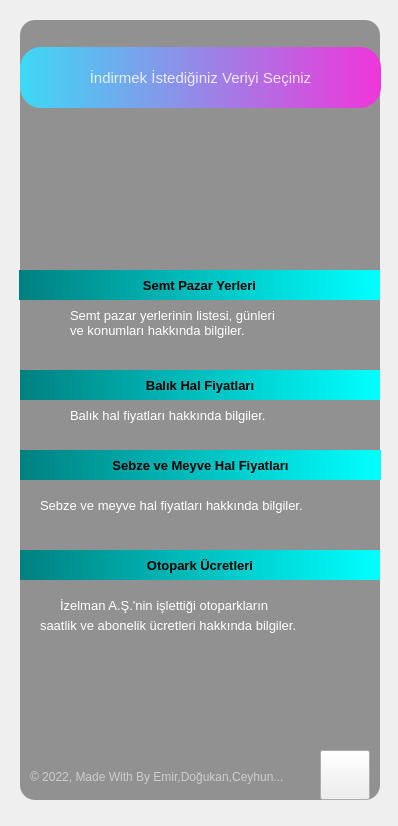
<?xml version="1.0" encoding="UTF-8"?>
<ui version="4.0">
 <class>Form</class>
 <widget class="QWidget" name="Form">
  <property name="geometry">
   <rect>
    <x>0</x>
    <y>0</y>
    <width>398</width>
    <height>826</height>
   </rect>
  </property>
  <property name="windowTitle">
   <string>Form</string>
  </property>
  <property name="styleSheet">
   <string notr="true"/>
  </property>
  <widget class="QLabel" name="label_2">
   <property name="geometry">
    <rect>
     <x>-20</x>
     <y>-10</y>
     <width>450</width>
     <height>867</height>
    </rect>
   </property>
   <property name="styleSheet">
    <string notr="true">border-radius:20px;
border-image: url(:/images/Images/background.png);</string>
   </property>
   <property name="text">
    <string/>
   </property>
  </widget>
  <widget class="QLabel" name="label_6">
   <property name="geometry">
    <rect>
     <x>20</x>
     <y>20</y>
     <width>360</width>
     <height>780</height>
    </rect>
   </property>
   <property name="maximumSize">
    <size>
     <width>1000</width>
     <height>1000</height>
    </size>
   </property>
   <property name="styleSheet">
    <string notr="true">background-color:rgba(0, 0, 0, 100);
border-radius:15px;</string>
   </property>
   <property name="text">
    <string/>
   </property>
  </widget>
  <widget class="QWidget" name="widget" native="true">
   <property name="geometry">
    <rect>
     <x>-20</x>
     <y>-30</y>
     <width>450</width>
     <height>900</height>
    </rect>
   </property>
   <property name="maximumSize">
    <size>
     <width>1000</width>
     <height>1000</height>
    </size>
   </property>
   <property name="styleSheet">
    <string notr="true">QPushButton#pushButton{	
	background-color: qlineargradient(spread:pad, x1:0, y1:0.505682, x2:1, y2:0.477, stop:0 rgba(20, 47, 78, 219), stop:1 rgba(85, 98, 112, 226));
	color:rgba(255, 255, 255, 210);
	border-radius:5px;
}
QPushButton#pushButton:hover{	
	background-color: qlineargradient(spread:pad, x1:0, y1:0.505682, x2:1, y2:0.477, stop:0 rgba(40, 67, 98, 219), stop:1 rgba(105, 118, 132, 226));
}
QPushButton#pushButton:pressed{	
	padding-left:5px;
	padding-top:5px;
	background-color:rgba(105, 118, 132, 200);
}

QPushButton#pushButton_2, #pushButton_3, #pushButton_4, #pushButton_5{	
	background-color: rgba(0, 0, 0, 0);
	color:rgba(85, 98, 112, 255);
}
QPushButton#pushButton_2:hover, #pushButton_3:hover, #pushButton_4:hover, #pushButton_5:hover{	
	color:rgba(155, 168, 182, 220);
}
QPushButton#pushButton_2:pressed, #pushButton_3:pressed, #pushButton_4:pressed, #pushButton_5:pressed{	
	padding-left:5px;
	padding-top:5px;
	color:rgba(115, 128, 142, 255);
}</string>
   </property>
   <widget class="QLabel" name="label_5">
    <property name="geometry">
     <rect>
      <x>50</x>
      <y>780</y>
      <width>271</width>
      <height>55</height>
     </rect>
    </property>
    <property name="font">
     <font>
      <family>Arial</family>
     </font>
    </property>
    <property name="styleSheet">
     <string notr="true">color:rgba(255, 255, 255, 140);</string>
    </property>
    <property name="text">
     <string>&lt;html&gt;&lt;head/&gt;&lt;body&gt;&lt;p&gt;© 2022, Made With By Emir,Doğukan,Ceyhun...&lt;/p&gt;&lt;/body&gt;&lt;/html&gt;</string>
    </property>
   </widget>
   <widget class="QLabel" name="label_3">
    <property name="geometry">
     <rect>
      <x>90</x>
      <y>330</y>
      <width>360</width>
      <height>30</height>
     </rect>
    </property>
    <property name="font">
     <font>
      <family>Arial</family>
      <pointsize>10</pointsize>
     </font>
    </property>
    <property name="styleSheet">
     <string notr="true">color:rgb(255,255,255)</string>
    </property>
    <property name="text">
     <string>Semt pazar yerlerinin listesi, günleri</string>
    </property>
   </widget>
   <widget class="QLabel" name="label_7">
    <property name="geometry">
     <rect>
      <x>90</x>
      <y>430</y>
      <width>360</width>
      <height>30</height>
     </rect>
    </property>
    <property name="font">
     <font>
      <family>Arial</family>
      <pointsize>10</pointsize>
     </font>
    </property>
    <property name="styleSheet">
     <string notr="true">color:rgb(255,255,255)</string>
    </property>
    <property name="text">
     <string>Balık hal fiyatları hakkında bilgiler.</string>
    </property>
   </widget>
   <widget class="QPushButton" name="pushButton_2">
    <property name="geometry">
     <rect>
      <x>39</x>
      <y>300</y>
      <width>361</width>
      <height>30</height>
     </rect>
    </property>
    <property name="font">
     <font>
      <family>Microsoft YaHei UI</family>
      <pointsize>10</pointsize>
      <weight>75</weight>
      <italic>false</italic>
      <bold>true</bold>
     </font>
    </property>
    <property name="styleSheet">
     <string notr="true">font: 75 10pt &quot;Microsoft YaHei UI&quot;;
font-weight: bold;
color: darkgold;
background-color: qlineargradient(spread:pad, x1:0, y1:0, x2:1, y2:0, stop:0 rgb(0,128,128), stop:1 rgb(0, 255, 255));
border-style: solid;
border-radius:21px;</string>
    </property>
    <property name="text">
     <string>Semt Pazar Yerleri</string>
    </property>
    <property name="icon">
     <iconset>
      <normaloff>Images/Icon/muhtarikon.png</normaloff>Images/Icon/muhtarikon.png</iconset>
    </property>
   </widget>
   <widget class="QPushButton" name="pushButton_3">
    <property name="geometry">
     <rect>
      <x>40</x>
      <y>400</y>
      <width>360</width>
      <height>30</height>
     </rect>
    </property>
    <property name="font">
     <font>
      <family>Microsoft YaHei UI</family>
      <pointsize>10</pointsize>
      <weight>75</weight>
      <italic>false</italic>
      <bold>true</bold>
     </font>
    </property>
    <property name="styleSheet">
     <string notr="true">font: 75 10pt &quot;Microsoft YaHei UI&quot;;
font-weight: bold;
color: darkgold;
background-color: qlineargradient(spread:pad, x1:0, y1:0, x2:1, y2:0, stop:0 rgb(0,128,128), stop:1 rgb(0, 255, 255));
border-style: solid;
border-radius:21px;</string>
    </property>
    <property name="text">
     <string>Balık Hal Fiyatları</string>
    </property>
    <property name="icon">
     <iconset>
      <normaloff>Images/Icon/balikicon.png</normaloff>Images/Icon/balikicon.png</iconset>
    </property>
   </widget>
   <widget class="QPushButton" name="pushButton_4">
    <property name="geometry">
     <rect>
      <x>40</x>
      <y>480</y>
      <width>361</width>
      <height>30</height>
     </rect>
    </property>
    <property name="font">
     <font>
      <family>Microsoft YaHei UI</family>
      <pointsize>10</pointsize>
      <weight>75</weight>
      <italic>false</italic>
      <bold>true</bold>
     </font>
    </property>
    <property name="styleSheet">
     <string notr="true">font: 75 10pt &quot;Microsoft YaHei UI&quot;;
font-weight: bold;
color: darkgold;
background-color: qlineargradient(spread:pad, x1:0, y1:0, x2:1, y2:0, stop:0 rgb(0,128,128), stop:1 rgb(0, 255, 255));
border-style: solid;
border-radius:21px;
</string>
    </property>
    <property name="text">
     <string>Sebze ve Meyve Hal Fiyatları</string>
    </property>
    <property name="icon">
     <iconset>
      <normaloff>Images/Icon/sebzeikon.png</normaloff>Images/Icon/sebzeikon.png</iconset>
    </property>
   </widget>
   <widget class="QLabel" name="label_8">
    <property name="geometry">
     <rect>
      <x>60</x>
      <y>520</y>
      <width>360</width>
      <height>30</height>
     </rect>
    </property>
    <property name="font">
     <font>
      <family>Arial</family>
      <pointsize>10</pointsize>
     </font>
    </property>
    <property name="styleSheet">
     <string notr="true">color:rgb(255,255,255)</string>
    </property>
    <property name="text">
     <string>Sebze ve meyve hal fiyatları hakkında bilgiler.</string>
    </property>
   </widget>
   <widget class="QPushButton" name="pushButton_5">
    <property name="geometry">
     <rect>
      <x>40</x>
      <y>580</y>
      <width>360</width>
      <height>30</height>
     </rect>
    </property>
    <property name="font">
     <font>
      <family>Microsoft YaHei UI</family>
      <pointsize>10</pointsize>
      <weight>75</weight>
      <italic>false</italic>
      <bold>true</bold>
     </font>
    </property>
    <property name="styleSheet">
     <string notr="true">font: 75 10pt &quot;Microsoft YaHei UI&quot;;
font-weight: bold;
color: darkgold;
background-color: qlineargradient(spread:pad, x1:0, y1:0, x2:1, y2:0, stop:0 rgb(0,128,128), stop:1 rgb(0, 255, 255));
border-style: solid;
border-radius:21px;
</string>
    </property>
    <property name="text">
     <string>Otopark Ücretleri</string>
    </property>
    <property name="icon">
     <iconset>
      <normaloff>Images/Icon/otoparkikon.png</normaloff>Images/Icon/otoparkikon.png</iconset>
    </property>
   </widget>
   <widget class="QLabel" name="label_11">
    <property name="geometry">
     <rect>
      <x>80</x>
      <y>620</y>
      <width>360</width>
      <height>30</height>
     </rect>
    </property>
    <property name="font">
     <font>
      <family>Arial</family>
      <pointsize>10</pointsize>
     </font>
    </property>
    <property name="styleSheet">
     <string notr="true">color:rgb(255,255,255)</string>
    </property>
    <property name="text">
     <string>İzelman A.Ş.'nin işlettiği otoparkların</string>
    </property>
   </widget>
   <widget class="QPushButton" name="pushButton">
    <property name="geometry">
     <rect>
      <x>40</x>
      <y>77</y>
      <width>361</width>
      <height>61</height>
     </rect>
    </property>
    <property name="font">
     <font>
      <pointsize>11</pointsize>
     </font>
    </property>
    <property name="styleSheet">
     <string notr="true">background-color: qlineargradient(spread:pad, x1:0, y1:0, x2:1, y2:0, stop:0 rgb(61, 217, 245), stop:1 rgb(240, 53, 218));
border-radius:21px;
</string>
    </property>
    <property name="text">
     <string>İndirmek İstediğiniz Veriyi Seçiniz</string>
    </property>
   </widget>
   <widget class="QLabel" name="label_12">
    <property name="geometry">
     <rect>
      <x>60</x>
      <y>640</y>
      <width>360</width>
      <height>30</height>
     </rect>
    </property>
    <property name="font">
     <font>
      <family>Arial</family>
      <pointsize>10</pointsize>
     </font>
    </property>
    <property name="styleSheet">
     <string notr="true">color:rgb(255,255,255)</string>
    </property>
    <property name="text">
     <string>saatlik ve abonelik ücretleri hakkında bilgiler.</string>
    </property>
   </widget>
   <widget class="QLabel" name="label_14">
    <property name="geometry">
     <rect>
      <x>90</x>
      <y>350</y>
      <width>351</width>
      <height>21</height>
     </rect>
    </property>
    <property name="font">
     <font>
      <family>Arial</family>
      <pointsize>10</pointsize>
     </font>
    </property>
    <property name="styleSheet">
     <string notr="true">color:rgb(255,255,255)</string>
    </property>
    <property name="text">
     <string>ve konumları hakkında bilgiler.</string>
    </property>
   </widget>
   <widget class="QPushButton" name="btn_geri">
    <property name="geometry">
     <rect>
      <x>340</x>
      <y>780</y>
      <width>50</width>
      <height>50</height>
     </rect>
    </property>
    <property name="font">
     <font>
      <pointsize>11</pointsize>
      <weight>50</weight>
      <bold>false</bold>
      <underline>false</underline>
     </font>
    </property>
    <property name="cursor">
     <cursorShape>BusyCursor</cursorShape>
    </property>
    <property name="styleSheet">
     <string notr="true">border-image:url(:/images/Images/Icon/geri.png)</string>
    </property>
    <property name="text">
     <string/>
    </property>
   </widget>
  </widget>
 </widget>
 <resources>
  <include location="res.qrc"/>
 </resources>
 <connections/>
</ui>
